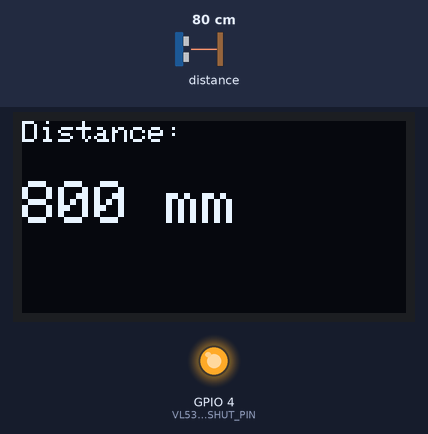
This program was run on a simulated ESP32. On the bench: 128×64 one-colour display, output pins drawn as LEDs (lit = HIGH). The inputs (shaded band) are chosen by the test bench; at power-on: distance to the obstacle 80 cm. What the program prints to the serial monitor is not drawn.

Above: at 2.2 s.
2.3 s: distance to the obstacle set to 2 cm
At 2.8 s:
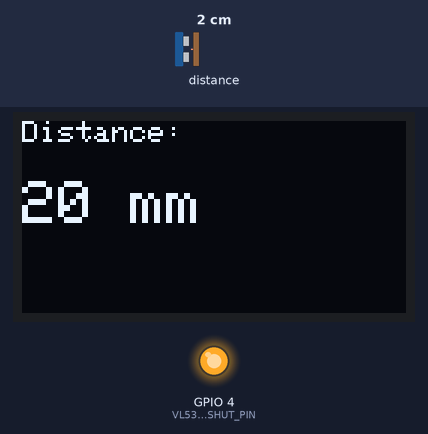
3.8 s: distance to the obstacle set to 4 cm
At 5.0 s:
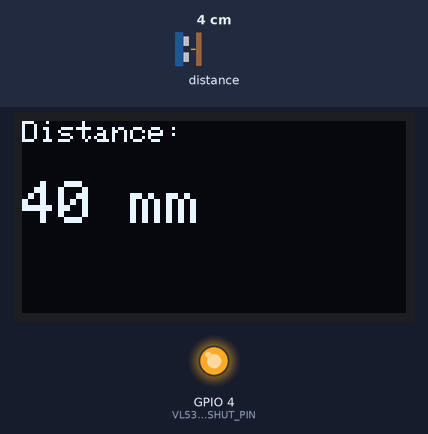
5.3 s: distance to the obstacle set to 9 cm
At 6.5 s:
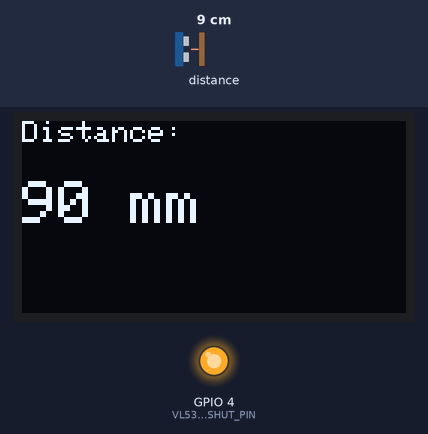
Timing chart, 0 to 8.3 s (numbered marks = the images above; inputs shaded):
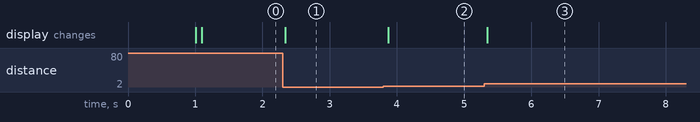

The program:

main.cpp
```cpp
#include <Arduino.h>
#include <Wire.h>
#include <Adafruit_GFX.h>
#include <Adafruit_SSD1306.h> // screeen driver
#include "Adafruit_VL53L1X.h" // laser sensor driver

// OLED screen info
#define SCREEN_WIDTH 128
#define SCREEN_HEIGHT 64
#define OLED_RESET -1      // no dedicated reset pin on most I2C boards
#define SCREEN_ADDRESS 0x3C

// i2c bus
#define SDA 21
#define SCL 22

// VL53L1X laser sensor
#define VL53_XSHUT_PIN 4

Adafruit_SSD1306 display(SCREEN_WIDTH, SCREEN_HEIGHT, &Wire, OLED_RESET);
Adafruit_VL53L1X vl53 = Adafruit_VL53L1X(VL53_XSHUT_PIN);


void setup() {
  Serial.begin(115200);
  delay(1000); // give serial monitor time to connect
  Serial.println("ESP32 boot OK");

  Wire.begin(SDA, SCL);

  pinMode(VL53_XSHUT_PIN, OUTPUT);
  digitalWrite(VL53_XSHUT_PIN, HIGH); // enable sensor before begin()
  delay(10); // brief settle time after power-up

  if (!display.begin(SSD1306_SWITCHCAPVCC, SCREEN_ADDRESS)) {
    Serial.println("SSD1306 allocation failed - check wiring/address");
    while (true) delay(10);
  }

  if(!vl53.begin(0x29, &Wire)){
    Serial.print("Error initializing VL53L1X: ");
    Serial.println(vl53.vl_status);
    while (1) delay(10);
  }

  Serial.println("VL52L1X initialized.");

  if (!vl53.startRanging()) {
    Serial.print("Couldn't start ranging: ");
    Serial.println(vl53.vl_status);
    while (1) delay(10);
  }
  Serial.println("Ranging started");

  vl53.setTimingBudget(50); // updates every 50ms
}

void loop() {
  int16_t distance; // distance for VL53 sensor

  if (vl53.dataReady()) {
    distance = vl53.distance();

    if (distance == -1) {
      // something went wrong, print error and keep going
      Serial.print("Couldn't get distance: ");
      Serial.println(vl53.vl_status);
      return;
    }

    vl53.clearInterrupt(); // required before next reading is available

    Serial.print("Distance: ");
    Serial.print(distance);
    Serial.println(" mm");

    display.clearDisplay();
    display.setTextSize(1);
    display.setTextColor(SSD1306_WHITE);
    display.setCursor(0, 0);
    display.println("Distance:");

    display.setTextSize(2);
    display.setCursor(0, 20);
    display.print(distance);
    display.println(" mm");

    display.display();
  }
}
```

Measured:
- after the input at 2.3 s, the display: changes at once (image 1)
- after the input at 3.8 s, the display: changes after 0.07 s (image 2)
- after the input at 5.3 s, the display: changes at once (image 3)
